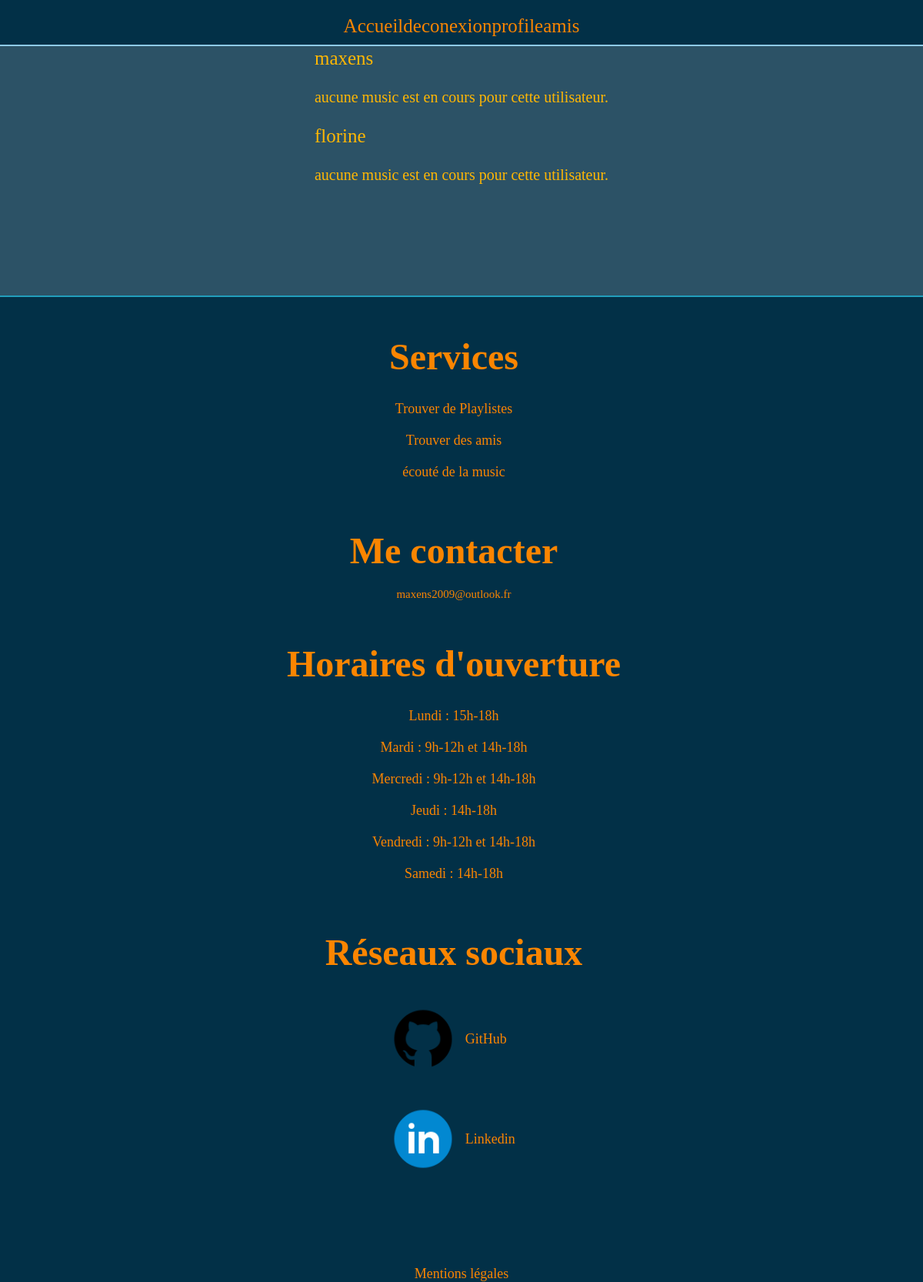
The page /php/find_user.php (signed in) on the database as committed earlier.
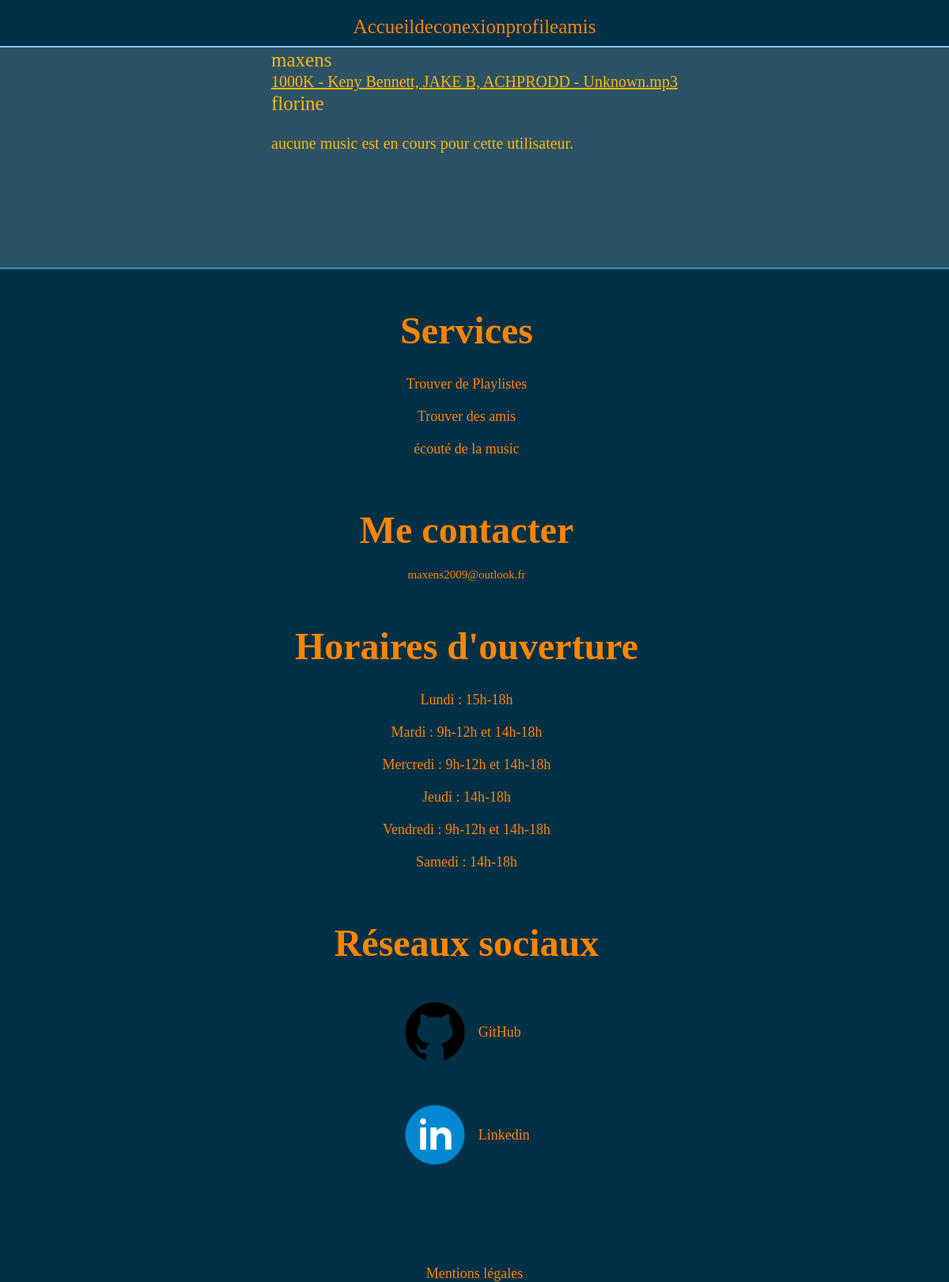
The same page on the database as committed later.
### tables this page shows
CREATE TABLE `users` (
  `IdUser` int NOT NULL AUTO_INCREMENT,
  `Login` varchar(100) NOT NULL,
  `MDP` varchar(255) NOT NULL,
  `derniere` date DEFAULT NULL,
  `role` int DEFAULT NULL,
  PRIMARY KEY (`IdUser`),
  KEY `users_FK` (`role`),
  CONSTRAINT `users_FK` FOREIGN KEY (`role`) REFERENCES `role` (`idRole`)
);

CREATE TABLE `play` (
  `idMusic` int NOT NULL,
  `idPlaylist` int NOT NULL,
  `IdUser` int NOT NULL,
  `heureDebut` time NOT NULL,
  `timeCode` int NOT NULL,
  PRIMARY KEY (`IdUser`),
  KEY `play_FK` (`idMusic`),
  KEY `play_FK_1` (`idPlaylist`),
  CONSTRAINT `play_FK` FOREIGN KEY (`idMusic`) REFERENCES `music` (`idMusic`),
  CONSTRAINT `play_FK_1` FOREIGN KEY (`idPlaylist`) REFERENCES `playlist` (`idPlaylist`),
  CONSTRAINT `play_FK_2` FOREIGN KEY (`IdUser`) REFERENCES `users` (`IdUser`)
);

CREATE TABLE `music` (
  `idMusic` int NOT NULL AUTO_INCREMENT,
  `Labelle` varchar(255) NOT NULL,
  `Date` date NOT NULL,
  PRIMARY KEY (`idMusic`)
);

### php/requetes.php (called while the page is built, shortened)
<?php
  function return_name_music($id) {
    $pdo = connexion_bdd();
    $sql="select Labelle from music
    where idMusic = ?;";
    $stmt=$pdo->prepare($sql);
    $stmt->execute(array($id));
    return $stmt;
  }
  function return_all_user() {
    $pdo = connexion_bdd();
    $stmt = $pdo ->prepare("select Login from users");
    $stmt->execute();
    return $stmt;
  }
  function return_id_music_by_played($idU) {
    $pdo = connexion_bdd();
    $stmt = $pdo ->prepare("select * from play where IdUser = ?");
    $stmt->execute(array($idU));
    return $stmt;
  }
  function return_id_user($login) {
    $pdo = connexion_bdd();
    $login = htmlspecialchars($login);
    $stmt = $pdo ->prepare("SELECT IdUser FROM users
    where Login = ?;");
    $stmt->execute(array($login));
    return $stmt;
  }
?>

### php/find_user.php (the view, shortened to what this page needs)
<?php
    require("requetes.php");
?>
<!DOCTYPE html>
<html lang="fr">
<head>
    <link rel="stylesheet" href="../css/navFooter.css">
    <link rel="stylesheet" href="../css/findUser.css">
    <link rel="stylesheet" href="https://cdnjs.cloudflare.com/ajax/libs/normalize/5.0.0/normalize.min.css">
</head>
<nav>
    <div class="main-navlinks">
        <div class="navlinks-container">
            <a href="../index" aria-current="main">Accueil</a>
            <a href="deconexion" aria-current="deconexion">deconexion</a>
            <a href="<?= $_SESSION["role"] ?>" aria-current="profile">profile</a>
            <a href="amis" aria-current="ajout d'amis">amis</a>
        </div>
    </div>
</nav>
<body>
    <section>
<?php
    $return_all_user = return_all_user();
    $all_user = $return_all_user->fetchAll();
    foreach($all_user as $res) {
        $iduser = return_id_user($res["Login"]);
        $idUser = $iduser->fetchAll();
        foreach($idUser as $res2) {$idU = $res2["IdUser"];}
        $return_play_music = return_id_music_by_played($idU);
        $infos = $return_play_music->fetchAll();
        if(!empty($infos)) {
        foreach($infos as $res3) {
            $return_name_music = return_name_music($res3["idMusic"]);
            $nameMusic = $return_name_music->fetchAll();
            foreach($nameMusic as $res4) {}
?>
        <div>
            <p class="nameUser"><?= $res["Login"] ?></p>
            <a class="noneLecture" href="sync_music?idU=<?= $res["Login"] ?>&idP=<?= $res3["idPlaylist"] ?>"><?= $res4["Labelle"] ?></a>
        </div>
<?php
    }}else {
?>
        <div>
            <p class="nameUser"><?= $res["Login"] ?></p>
            <p class="noneLecture">aucune music est en cours pour cette utilisateur.</p>
        </div>
<?php
    }}
?>
    </section>
</body>
<footer>
        <div class="content-footer">
            <div class="bloc footer-services">
                <center>
                    <h3>Services</h3>
                    <ul class="services-list">
                        <li><span class="span-footer"><a>Trouver de Playlistes</a></span></li>
                        <li><span class="span-footer"><a>Trouver des amis</a></span></li>
                        <li><span class="span-footer"><a>écouté de la music</a></span></li>
                    </ul>
                </center>
            </div>
            <div class="bloc footer-contact" id="contact">
                <center>
                    <h3>Me contacter</h3>
                    <a href="mailto: maxens2009@outlook.fr">maxens2009@outlook.fr</a>
                </center>
            </div>
            <div class="bloc footer-schedule">
                <center>
                    <h3>Horaires d'ouverture</h3>
                    <ul class="schedule-list">
                        <li><span class="span-footer">Lundi : 15h-18h</span></li>
                        <li><span class="span-footer">Mardi : 9h-12h et 14h-18h</span></li>
                        <li><span class="span-footer">Mercredi : 9h-12h et 14h-18h</span></li>
                        <li><span class="span-footer">Jeudi : 14h-18h</span></li>
                        <li><span class="span-footer">Vendredi : 9h-12h et 14h-18h</span></li>
                        <li><span class="span-footer">Samedi : 14h-18h</span></li>
                    </ul>
                </center>
            </div>
            <div class="bloc footer-medias">
                <center>
                    <h3>Réseaux sociaux</h3>
                    <ul class="media-list">
                        <li><a href="https://github.com/Naxem" target="_blank">
                            <img src="../ressources/images/logo_github.png" alt="logo github">
                            GitHub</a>
                        </li>
                        <li><a href="https://linkedin.com/in/maxens-telle-99a43a265" target="_blank">
                            <img src="../ressources/images/logo_linkedin.png" alt="logo linkedin">
                            Linkedin</a>
                        </li>
                    </ul>
                </center>
            </div>
        </div>
        <div class="mentionLegal">
            <center>
                <a href="../mentionLegal">Mentions légales</a>
            </center>
        </div>
</footer>
</html>

### css/navFooter.css (style rules this page uses)
:root { --color-bleu: #8ECAE6; --color-bleu2: #219EBC; --color-black-Bleu: #023047; --color-yellow: #FFB703; --color-orange: #FB8500; }
* , *::before, *::after { margin: 0; padding: 0; box-sizing: border-box; cursor: default; scrollbar-width: thin; scroll-behavior: smooth; -webkit-user-select: none; -webkit-touch-callout: none; -moz-user-select: none; -ms-user-select: none; user-select: none; }
nav { width: 100%; height: 60px; display: flex; justify-content: center; align-items: center; background: var(--color-black-Bleu); border-bottom: 2px solid var(--color-bleu); }
.navlinks-container a { margin: auto; font-size: 25px; text-decoration: none; color: var(--color-orange); margin-top: 10px; }
.navlinks-container { display: flex; justify-content: center; align-items: center; flex-direction: row; }
footer { margin-top: 10%; border-top: 2px solid var(--color-bleu2); width: 100%; background: var(--color-black-Bleu); color: var(--color-orange); }
.content-footer { width: 90%; display: flex; justify-content: center; align-items: flex-start; flex-direction: row; padding: 50px 0 100px; }
.bloc { flex-grow: 1; }
.span-footer { white-space: pre; }
.footer-contact h3, .footer-services h3, .footer-schedule h3, .footer-medias h3 { font-size: max(1.5vw, 25px); padding-bottom: 20px; white-space: pre; margin-left: 100px; }
.footer-contact a, .footer-services li, .footer-schedule li, .footer-medias li { font-size: max(1vw, 15px); padding: 10px 0; margin-left: 100px; }
.footer-contact a { text-decoration: none; color: var(--color-orange); }
.services-list, .schedule-list, .media-list { list-style-type: none; }
.services-list a { text-decoration: none; color: var(--color-orange); }
.media-list img { width: 90px; margin: 10px 10px; }
.media-list a { text-decoration: none; color: var(--color-orange); display: flex; align-items: center; font-size: max(1vw, 15px); margin-left: 6vw; }
.mentionLegal a { color: var(--color-orange); text-decoration: none; font-size: max(1vw, 15px); }
@media screen and (max-width: 1220px) { .content-footer { display: flex; flex-direction: column; align-items: center; justify-content: center; } }
@media screen and (max-width: 1220px) { .footer-contact, .footer-schedule, .footer-services { margin-bottom: 5%; } }
@media screen and (max-width: 1220px) { .footer-services h3, .footer-medias h3, .footer-schedule h3, .footer-contact h3 { font-size: max(4vw, 35px); } }
@media screen and (max-width: 1220px) { .footer-services li, .footer-medias a, .footer-schedule li, .footer-contact p, .mentionLegal a { font-size: max(1.5vw, 15px); } }

### css/findUser.css (style rules this page uses)
:root { --color-bleu: #8ECAE6; --color-bleu2: #219EBC; --color-black-Bleu: #023047; --color-black-Bleu2:rgba(2, 48, 71, 0.830); --color-yellow: #FFB703; --color-orange: #FB8500; --font-size1: 20px; --font-size2: 25px; }
body { background-color: var(--color-black-Bleu2); width: 100%; height: 100%; display: flex; justify-content: center; align-items: center; flex-direction: column; }
.noneLecture { white-space: pre; font-size: var(--font-size1); color: var(--color-yellow); margin: 25px auto; }
.nameUser { white-space: pre; font-size: var(--font-size2); color: var(--color-yellow); margin: 2px auto; }

Rows that differ between the two databases and show on the page:
no longer on one of the page's lists (row unchanged): users: Login "maxens"
added play: IdUser.Login "maxens", idMusic.Labelle "1000K - Keny Bennett, JAKE B, ACHPRODD - Unknown.mp3", shown under users (number 1 of 2 on the later page)
